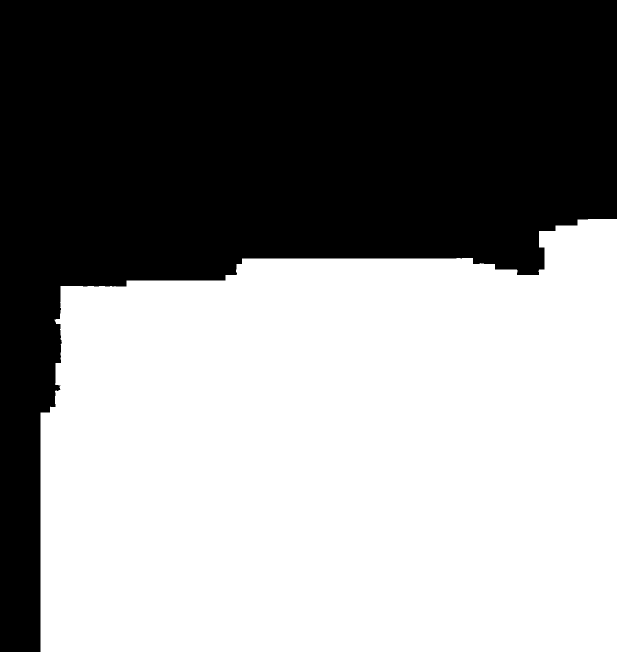
//> input picture image/result_from_target.png, 1234 x 1303 px (shown at 1/2 size)
$ ./main   (built with g++ and OpenCV 4)
//> lines starting //> are read from the running program, lines starting //| are printed output that depends on the picture; after the words box and inside, x2 and y2 are one past the last pixel; in counts of white or black regions, pixels touching at a corner belong together
### utili.cpp
#include <math.h>
#include <iostream>
#include "utili.h"
using namespace cv;
using namespace std;


vector<cv::Point> build_seam_pixel_lst()
{
	vector<Point> locations;
	cv::findNonZero(seam_mask, locations);
	return locations;
}

vector<cv::Point> build_target_pixel_lst()
{
	vector<Point> locations;
	cv::findNonZero(result_from_tar_mask - seam_mask, locations);
	return locations;
}

void init_color_comp_map(vector<Point> &seam_pixel_lst)
{
	for (int i = 0; i < seam_pixel_lst.size(); i++)
	{
		int x = seam_pixel_lst[i].x;
		int y = seam_pixel_lst[i].y;
		color_comp_map.at<Vec3d>(y, x)[0] = double(warped_ref_img.at<Vec3b>(y, x)[0]) - double(warped_tar_img.at<Vec3b>(y, x)[0]);
		color_comp_map.at<Vec3d>(y, x)[1] = double(warped_ref_img.at<Vec3b>(y, x)[1]) - double(warped_tar_img.at<Vec3b>(y, x)[1]);
		color_comp_map.at<Vec3d>(y, x)[2] = double(warped_ref_img.at<Vec3b>(y, x)[2]) - double(warped_tar_img.at<Vec3b>(y, x)[2]);
	}
}

// [595 lines left out: functions update_color_comp_map, update_color_comp_map_my_attempt, get_color_comp_value_my_attempt, update_color_comp_map_range, get_color_comp_value_range, update_color_comp_map_range_anomaly_and_parallel_ver and 7 more, not called in this run]

void build_final_result()
{
	warped_tar_img.convertTo(warped_tar_img, CV_64FC3);
	warped_tar_img = warped_tar_img + color_comp_map;
	warped_tar_img.convertTo(warped_tar_img, CV_8UC3);
	color_comp_map.convertTo(color_comp_map, CV_8UC3);
}

// [152 lines left out: functions get_color_comp_value, refine_seam_pixel_lst, not called in this run]


void refine_seam_pixel_lst_based_abs_RGB_diff(vector<Point> seam_pixel_lst, vector<Point>& refined_seam_pixel_lst, vector<Point>& discarded_seam_pixel_lst)
{
	int count = seam_pixel_lst.size();
	Mat points1(count, 1, CV_32F);
	Mat points2(count, 1, CV_32F);
	Mat points3(count, 1, CV_32F);
	Mat label1, label2, label3, centers, out1, out2, out3;
	int anomaly_count = 0;
	int ordinary_count = 0;

	for (int i = 0; i < count; i++)
	{
		Point p = seam_pixel_lst[i];

		int distance1 = (int)warped_ref_img.at<Vec3b>(p)[0] - (int)warped_tar_img.at<Vec3b>(p)[0];
		distance1 = abs(distance1);
		int distance2 = (int)warped_ref_img.at<Vec3b>(p)[1] - (int)warped_tar_img.at<Vec3b>(p)[1];
		distance2 = abs(distance2);
		int distance3 = (int)warped_ref_img.at<Vec3b>(p)[2] - (int)warped_tar_img.at<Vec3b>(p)[2];
		distance3 = abs(distance3);


		points1.at<float>(i, 0) = (float)distance1;
		points2.at<float>(i, 0) = (float)distance2;
		points3.at<float>(i, 0) = (float)distance3;
	}
	kmeans(points1, 2, label1, TermCriteria(TermCriteria::Type::COUNT, 50, 0.01), 5, KMEANS_PP_CENTERS, out1);
	kmeans(points2, 2, label2, TermCriteria(TermCriteria::Type::COUNT, 50, 0.01), 5, KMEANS_PP_CENTERS, out2);
	kmeans(points3, 2, label3, TermCriteria(TermCriteria::Type::COUNT, 50, 0.01), 5, KMEANS_PP_CENTERS, out3);
	int sum1 = sum(label1)[0];
	int sum2 = sum(label2)[0];
	int sum3 = sum(label3)[0];
	int target1 = sum1 < count / 2 ? 0 : 1;
	int target2 = sum2 < count / 2 ? 0 : 1;
	int target3 = sum3 < count / 2 ? 0 : 1;


	for (int i = 0; i < count; i++)
	{
		if (label1.at<int>(i) == target1 && label2.at<int>(i) == target2 && label3.at<int>(i) == target3)
		{
			refined_seam_pixel_lst.push_back(seam_pixel_lst[i]);
		}
		else
		{
			anomaly_count++;
			discarded_seam_pixel_lst.push_back(seam_pixel_lst[i]);
		}
	}

	ordinary_count = count - anomaly_count;
	double cost1 = double(ordinary_count * anomaly_count) * pow(out1.at<float>(0) - out1.at<float>(1), 2) / double(count * count);
	double cost2 = double(ordinary_count * anomaly_count) * pow(out2.at<float>(0) - out2.at<float>(1), 2) / double(count * count);
	double cost3 = double(ordinary_count * anomaly_count) * pow(out3.at<float>(0) - out3.at<float>(1), 2) / double(count * count);
	//cout << "The cost1 is " << cost1 << endl;
	//cout << "The cost2 is " << cost2 << endl;
	//cout << "The cost3 is " << cost3 << endl;

	if (cost1 < cost_threshold && cost2 < cost_threshold && cost3 < cost_threshold)
	{
		refined_seam_pixel_lst = seam_pixel_lst;
	}
}

// [30 lines left out: function find_next_wavefront, not called in this run]


void build_range_map_with_side_addition(vector<Point> sorted_seam_pixel_lst)
{
	for (int idx = 0; idx < sorted_seam_pixel_lst.size(); idx++)
	{
		range_map.at<Vec2w>(sorted_seam_pixel_lst[idx])[0] = idx;
		range_map.at<Vec2w>(sorted_seam_pixel_lst[idx])[1] = idx;
	}
	int max_cite_range = sorted_seam_pixel_lst.size() - 1;
	int time_stamp = 1;
	static uint8_t gray = 255;
	static int x_offset[] = { -1, -1, -1,  0,  0,  1, 1, 1 };
	static int y_offset[] = { -1,  0,  1, -1,  1, -1, 0, 1 };
	bool flag_early_termination = false;
	vector<Point> next_wavefront;
	next_wavefront.reserve(10000);
	vector<Point> current_wavefront = sorted_seam_pixel_lst;
	for (Point point : sorted_seam_pixel_lst) discovered_map.at<uchar>(point) = 255;
	for (Point point : sorted_seam_pixel_lst) discovered_time_stamp_map.at<ushort>(point) = time_stamp;
	//Mat chosen_one = imread("result.png");
	//Mat chosen_one_2 = imread("test_range.png");
	//for (Point point : sorted_seam_pixel_lst) chosen_one.at<Vec3b>(point) = 255;

	clock_t start, end;
	double cpu_time_used;


	// march through whole target image.
	while (true)
	{


		//start = clock();


		// find next wavefront
		time_stamp++;
		next_wavefront.clear();
		for (Point point : current_wavefront)
		{
			for (int i = 0; i < 8; i++)
			{
				int y_n = point.y + y_offset[i];
				int x_n = point.x + x_offset[i];
				if (x_n == -1 || y_n == -1 || x_n == width || y_n == height) continue;
				bool is_not_discovered = discovered_map.at<uchar>(y_n, x_n) == 0 && result_from_tar_mask.at<uchar>(y_n, x_n) == 255;
				if (is_not_discovered)
				{
					next_wavefront.push_back(Point(x_n, y_n));
					discovered_map.at<uchar>(y_n, x_n) = 255;
					discovered_time_stamp_map.at<ushort>(y_n, x_n) = time_stamp;
					//test_wavefront_marching.at<uchar>(y_n, x_n) = gray;
				}
			}
		}


		// [12 lines of commented-out code are left out]
		if (next_wavefront.size() == 0) break;
		int reference_all_range_cnt = 0;
		// propagate the citation range from previous wavefront to current wavefront.
		for (Point point : next_wavefront)
		{
			int min_range = std::numeric_limits<int>::max();
			int max_range = std::numeric_limits<int>::min();

			if (!flag_early_termination)
			{
				for (int i = 0; i < 8; i++)
				{
					int y_n = point.y + y_offset[i];
					int x_n = point.x + x_offset[i];
					if (x_n == -1 || y_n == -1 || x_n >= width || y_n >= height) continue;
					if (discovered_time_stamp_map.at<ushort>(y_n, x_n) == time_stamp - 1)
					{
						if (min_range > range_map.at<Vec2w>(y_n, x_n)[0]) min_range = range_map.at<Vec2w>(y_n, x_n)[0];
						if (max_range < range_map.at<Vec2w>(y_n, x_n)[1]) max_range = range_map.at<Vec2w>(y_n, x_n)[1];
					}
				}

				range_map.at<Vec2w>(point)[0] = max(min_range - propagation_coefficient, 0);
				range_map.at<Vec2w>(point)[1] = min(max_range + propagation_coefficient, max_cite_range);
				if (range_map.at<Vec2w>(point)[0] == 0 && range_map.at<Vec2w>(point)[1] == max_cite_range) reference_all_range_cnt++;
			}
			else
			{
				range_map.at<Vec2w>(point)[0] = 0;
				range_map.at<Vec2w>(point)[1] =max_cite_range;
			}
		}
		if (next_wavefront.size() == reference_all_range_cnt) flag_early_termination = true;
		// [19 lines of commented-out code are left out]
		vector<int> pending_update_min_ranges, pending_update_max_ranges;

		for (Point point : next_wavefront)
		{
			int min_range = std::numeric_limits<int>::max();
			int max_range = std::numeric_limits<int>::min();

			for (int i = 0; i < 8; i++)
			{
				int y_n = point.y + y_offset[i];
				int x_n = point.x + x_offset[i];
				if (x_n == -1 || y_n == -1 || x_n >= width || y_n >= height) continue;
				if (discovered_time_stamp_map.at<ushort>(y_n, x_n) == time_stamp)
				{
					if (min_range > range_map.at<Vec2w>(y_n, x_n)[0]) min_range = range_map.at<Vec2w>(y_n, x_n)[0];
					if (max_range < range_map.at<Vec2w>(y_n, x_n)[1]) max_range = range_map.at<Vec2w>(y_n, x_n)[1];
				}
			}
			//pending_update_pts.push_back(point)
			//range_map.at<Vec2w>(point)[0] = min_range;
			//range_map.at<Vec2w>(point)[1] = max_range;
			pending_update_min_ranges.push_back(min_range);
			pending_update_max_ranges.push_back(max_range);
		}

		for (int idx = 0; idx < next_wavefront.size(); idx++)
		{
			range_map.at<Vec2w>(next_wavefront[idx])[0] = pending_update_min_ranges[idx];
			range_map.at<Vec2w>(next_wavefront[idx])[1] = pending_update_max_ranges[idx];
		}


		// [100 lines of commented-out code are left out]
		gray -= 10;

		current_wavefront = next_wavefront;
	}

}


void sort_seam_pixel_lst(vector<Point> seam_pixel_lst, vector<Point>& sorted_seam_pixel_lst)
{
	Mat seam_discover_map;
	seam_mask.copyTo(seam_discover_map);
	vector<Point> endpoints_lst;
	int x_off[4] = { -1, 1, 0, 0 };
	int y_off[4] = {0, 0, -1, 1};

	for (Point p : seam_pixel_lst)
	{
		int x = p.x;
		int y = p.y;
		int count = 0;

		for (int i = 0; i < 4; i++)
		{
			int nx = x + x_off[i];
			int ny = y + y_off[i];

			if (seam_mask.at<uchar>(ny, nx) == 255) count++;
		}
		if (count == 1)
		{
			endpoints_lst.push_back(p);
		}
	}


	stack<Point> discover_stack;
	discover_stack.push(endpoints_lst[0]);
	seam_discover_map.at<uchar>(endpoints_lst[0]) = 0;
	sorted_seam_pixel_lst.push_back(endpoints_lst[0]);

	while (!discover_stack.empty())
	{
		Point p = discover_stack.top();
		discover_stack.pop();
		int x = p.x;
		int y = p.y;

		for (int i=0; i<4; i++)
		{
			int nx = x + x_off[i];
			int ny = y + y_off[i];

			if (seam_discover_map.at<uchar>(ny, nx) == 255)
			{
				Point new_p = Point(nx, ny);
				seam_discover_map.at<uchar>(new_p) = 0;
				sorted_seam_pixel_lst.push_back(new_p);
				discover_stack.push(new_p);
			}

		}
	}
}

### main.cpp

#include "utili.h"

Mat seam_mask, warped_tar_img, warped_ref_img, result_from_tar_mask, color_comp_map, propagation_map, discovered_map, test_wavefront_marching, discovered_time_stamp_map, range_map;
int height, width, sup_pixel_size, propagation_coefficient;
vector<Point> seam_pixel_lst, target_pixel_lst, refined_seam_pixel_lst, discarded_seam_pixel_lst, sorted_seam_pixel_lst;
double min_sigma_color, sigma_color, sigma_dist, cost_threshold, sigma_dist_aligned, sigma_dist_misaligned, sigma_dist_hybrid, sigma_color_aligned, sigma_color_misaligned, sigma_color_hybrid;
vector<Mat> propagate_maps, debug_propagate_maps;
Mat anomaly_mask;
float ruler;
Mat test_mask;
int main()
{
	// Our's wavefront propagation method
	clock_t start, end;
	double cpu_time_used;
	start = clock();


	sigma_dist = 0.5;
	sigma_color = 3;
	min_sigma_color = 0.1;
	//sup_pixel_size = 14;
	cost_threshold = 500.0;
	ruler = 5.0f;
	propagation_coefficient = 20;


	result_from_tar_mask = imread("image/result_from_target.png", IMREAD_GRAYSCALE);
//> result_from_tar_mask: 1303 rows x 1234 cols, CV_8UC1; 55.1% white; 1 black region, box (x1, y1, x2, y2) and area: (0, 0, 1234, 1303) 722137
	seam_mask = imread("image/seam_mask.png", IMREAD_GRAYSCALE);
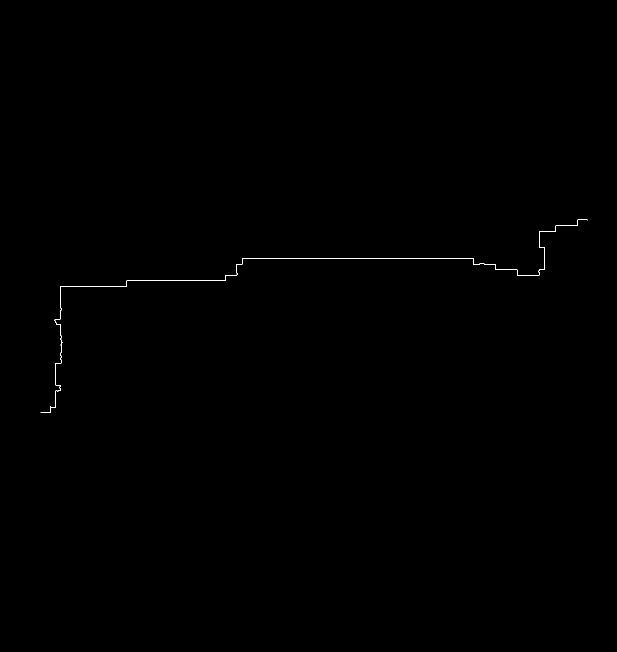
//> input picture image/seam_mask.png, 1234 x 1303 px (shown at 1/2 size)
//> seam_mask: 1303 rows x 1234 cols, CV_8UC1; 0.1% white in thin lines or dots, all inside (x1, y1, x2, y2) = (81, 439, 1175, 826)
	warped_tar_img = imread("image/warped_target.png", IMREAD_COLOR);
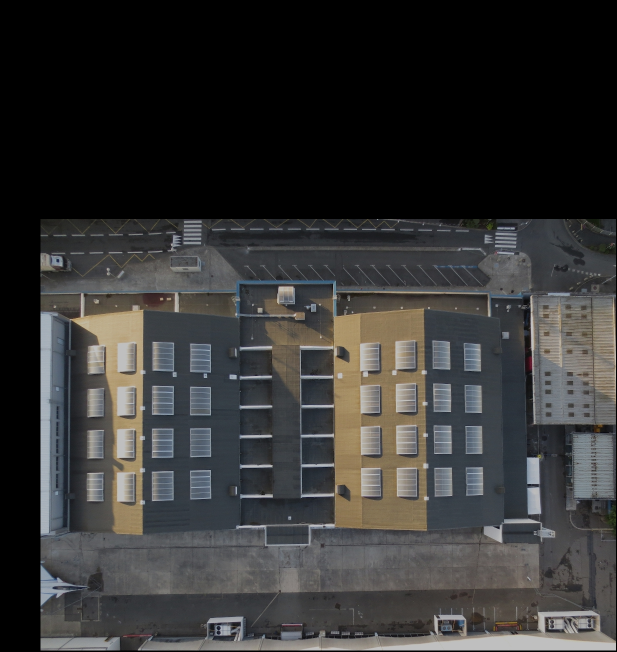
//> input picture image/warped_target.png, 1234 x 1303 px (shown at 1/2 size)
//> warped_tar_img is the input picture: 1303 rows x 1234 cols, CV_8UC3; mean B, G, R 52.3, 52.9, 53.1
	warped_ref_img = imread("image/warped_reference.png", IMREAD_COLOR);
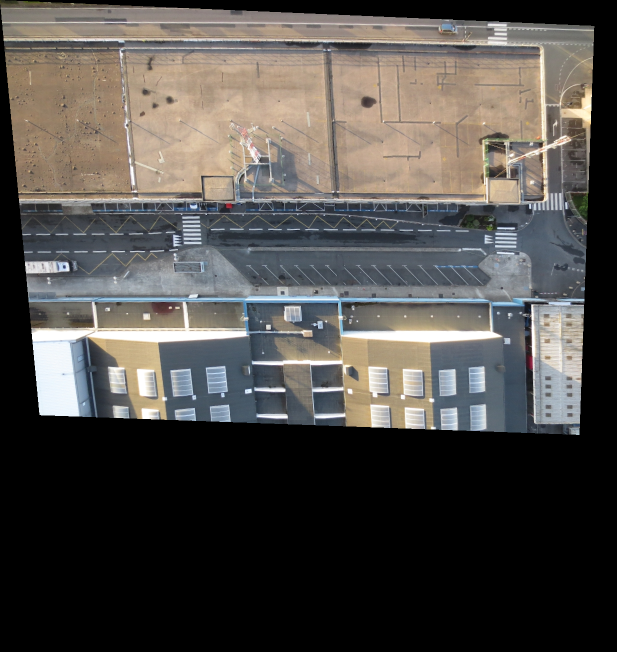
//> input picture image/warped_reference.png, 1234 x 1303 px (shown at 1/2 size)
//> warped_ref_img is the input picture: 1303 rows x 1234 cols, CV_8UC3; mean B, G, R 73.5, 77, 80.2
	Mat result = imread("image/result.png", IMREAD_COLOR);
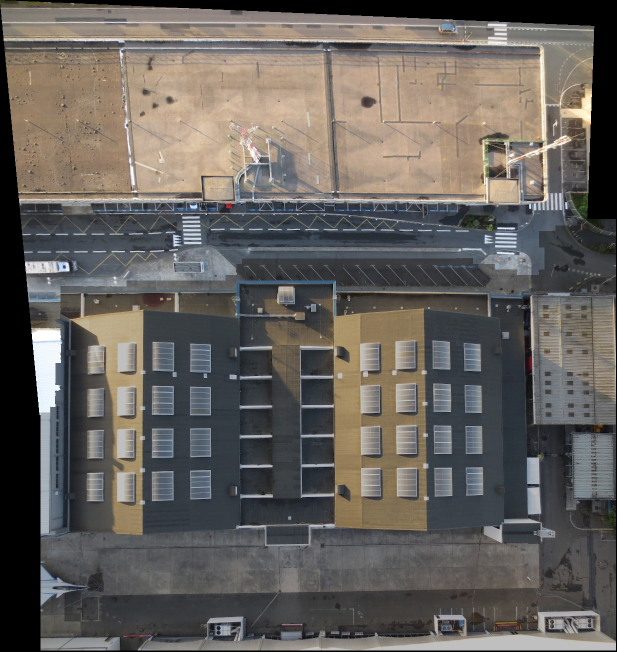
//> input picture image/result.png, 1234 x 1303 px (shown at 1/2 size)
//> result is the input picture: 1303 rows x 1234 cols, CV_8UC3; mean B, G, R 92.8, 97.2, 101.5
	height = result_from_tar_mask.rows;
	width = result_from_tar_mask.cols;

	color_comp_map = Mat::zeros(warped_tar_img.rows, warped_tar_img.cols, CV_64FC3);
	propagation_map = Mat::zeros(warped_tar_img.rows, warped_tar_img.cols, CV_8U);
	discovered_map = Mat::zeros(warped_tar_img.rows, warped_tar_img.cols, CV_8U);
	test_wavefront_marching = Mat::zeros(warped_tar_img.rows, warped_tar_img.cols, CV_8U);
	discovered_time_stamp_map = Mat::zeros(warped_tar_img.rows, warped_tar_img.cols, CV_16U);
	range_map = Mat::zeros(warped_tar_img.rows, warped_tar_img.cols, CV_16UC2);


	// generate a list consists of points on stitching line.
	seam_pixel_lst = build_seam_pixel_lst();
//> in build_seam_pixel_lst, `cv::findNonZero(seam_mask, locations);`: locations = 1677 Points (x, y), first 12: [1155, 439], [1156, 439], [1157, 439], [1158, 439], [1159, 439], [1160, 439], [1161, 439], [1162, 439], [1163, 439], [1164, 439], [1165, 439], [1166, 439]
//> seam_pixel_lst has the same summary as locations in build_seam_pixel_lst


	// split and merge approach to classified points on stitching line into two classes. (If the stitching line is slightly missaligned, there might be no misaligned class. )
	//refine_seam_pixel_lst(seam_pixel_lst, refined_seam_pixel_lst, discarded_seam_pixel_lst);
	refine_seam_pixel_lst_based_abs_RGB_diff(seam_pixel_lst, refined_seam_pixel_lst, discarded_seam_pixel_lst);
//> in refine_seam_pixel_lst_based_abs_RGB_diff, `int count = seam_pixel_lst.size();`: count = 1677
//> in refine_seam_pixel_lst_based_abs_RGB_diff, `Mat points1(count, 1, CV_32F);`: points1 = 1677 values from 0 to 0
//> the loop in refine_seam_pixel_lst_based_abs_RGB_diff, `for (int i = 0; i < count; i++)` made 1677 passes
//> (p, distance1, distance2, distance3) on passes 1 to 3: (Point(1155, 439), 2, 13, 14), (Point(1156, 439), 27, 17, 16), (Point(1157, 439), 43, 34, 33)
//> after the loop in refine_seam_pixel_lst_based_abs_RGB_diff, `for (int i = 0; i < count; i++)`: points1 = 1677 values, max 168 at index 1442, min 0 at index 1376, mean 59.64; points2 = 1677 values, max 185 at index 1442, min 3 at index 1416, mean 55.63; points3 = 1677 values, max 198 at index 1442, min 4 at index 51, mean 50.94
//> in refine_seam_pixel_lst_based_abs_RGB_diff, `kmeans(points1, 2, label1, TermCriteria(TermCriteria::Type::COUNT, 50,..`: label1 = 1677 values, max 1 at index 1317, min 0 at index 0, mean 0.143; out1 = [46.62, 138]
//> in refine_seam_pixel_lst_based_abs_RGB_diff, `kmeans(points2, 2, label2, TermCriteria(TermCriteria::Type::COUNT, 50,..`: label2 has the same summary as label1; out2 = [40.73, 145.3]
//> in refine_seam_pixel_lst_based_abs_RGB_diff, `kmeans(points3, 2, label3, TermCriteria(TermCriteria::Type::COUNT, 50,..`: label3 = 1677 values, max 1 at index 1418, min 0 at index 0, mean 0.143; out3 = [34.15, 151.5]
//> in refine_seam_pixel_lst_based_abs_RGB_diff, `int sum1 = sum(label1)[0];`: sum1 = 239
//> in refine_seam_pixel_lst_based_abs_RGB_diff, `int sum3 = sum(label3)[0];`: sum3 = 240
//> in refine_seam_pixel_lst_based_abs_RGB_diff, `int target1 = sum1 < count / 2 ? 0 : 1;`: target1 = 0
//> after the loop in refine_seam_pixel_lst_based_abs_RGB_diff, `for (int i = 0; i < count; i++)`: refined_seam_pixel_lst = 1429 Points (x, y), first 12: [1155, 439], [1156, 439], [1157, 439], [1158, 439], [1159, 439], [1160, 439], [1161, 439], [1162, 439], [1163, 439], [1164, 439], [1165, 439], [1166, 439]; anomaly_count = 248; discarded_seam_pixel_lst = 248 Points (x, y), first 12: [121, 588], [121, 589], [121, 596], [121, 597], [121, 598], [121, 599], [121, 600], [121, 602], [121, 657], [120, 658], [121, 658], [120, 659]
//> in refine_seam_pixel_lst_based_abs_RGB_diff, `ordinary_count = count - anomaly_count;`: ordinary_count = 1429
//> in refine_seam_pixel_lst_based_abs_RGB_diff, `double cost1 = double(ordinary_count * anomaly_count) * pow(out1.at<fl..`: cost1 = 1052.7
//> in refine_seam_pixel_lst_based_abs_RGB_diff, `double cost2 = double(ordinary_count * anomaly_count) * pow(out2.at<fl..`: cost2 = 1378.2
//> in refine_seam_pixel_lst_based_abs_RGB_diff, `double cost3 = double(ordinary_count * anomaly_count) * pow(out3.at<fl..`: cost3 = 1734.7

	anomaly_mask = Mat::zeros(warped_tar_img.rows, warped_tar_img.cols, CV_8U);
	for (Point p : discarded_seam_pixel_lst)
	{
		anomaly_mask.at<uchar>(p) = 255;
	}
//> this loop made 248 passes
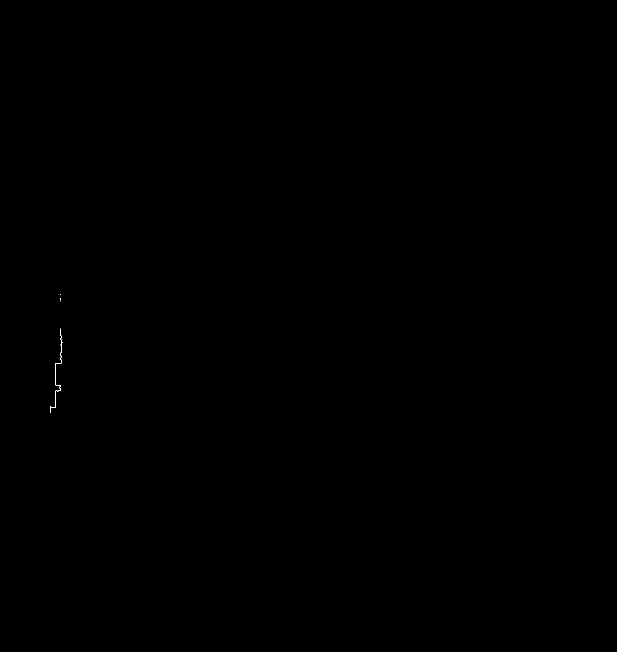
//> anomaly_mask: 1303 rows x 1234 cols, CV_8UC1 (shown at 1/2 size); 0.02% white in thin lines or dots, all inside (x1, y1, x2, y2) = (100, 588, 125, 826)


	// sort the points on stitching line from one end point to another end point.
	sort_seam_pixel_lst(seam_pixel_lst, sorted_seam_pixel_lst);
//> the loop in sort_seam_pixel_lst, `for (Point p : seam_pixel_lst)` made 1677 passes
//> (x, y, count) on passes 1 to 3: (1155, 439, 2), (1156, 439, 2), (1157, 439, 2)
//> in sort_seam_pixel_lst, `discover_stack.push(endpoints_lst[0]);`: discover_stack = 1 item
//> (the rest of the program and of its run is left out)
